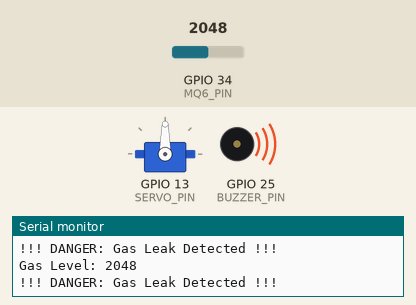
A sketch run on a simulated ESP32. Parts: servo, buzzer (waves = sounding, pin HIGH), the last lines printed to the serial monitor. Inputs (shaded band) come from the test bench; at power-on: GPIO 34 (MQ6_PIN) = 2048.

Above: at 1.25 s.
1.3 s: GPIO 34 (MQ6_PIN) set to 1560
4.3 s: GPIO 34 (MQ6_PIN) set to 1431
At 5.6 s:
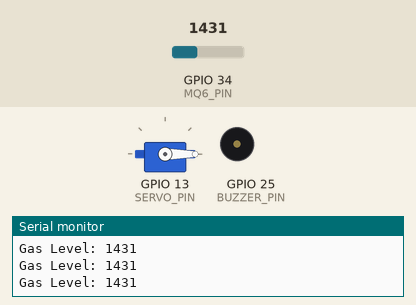
5.9 s: GPIO 34 (MQ6_PIN) set to 1540
At 6.25 s:
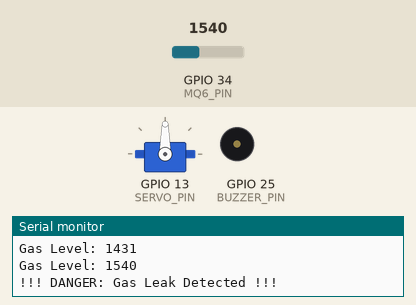
8.9 s: GPIO 34 (MQ6_PIN) set to 1460
At 9.06 s:
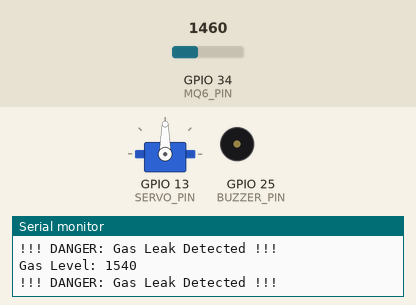
Timing chart, 0 to 11.7 s (numbered marks = the images above; inputs shaded):
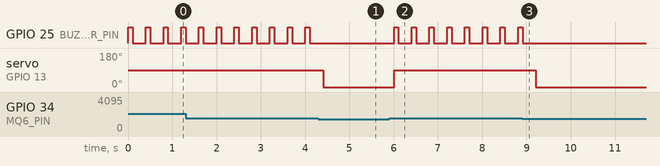

The sketch:

SmartGasSafetySystem.ino
```cpp
#include <ESP32Servo.h>

// Pin Definitions
#define MQ6_PIN 34
#define BUZZER_PIN 25
#define SERVO_PIN 13

// Threshold for gas detection
// ESP32 ADC resolution is 12-bit (0-4095)
const int GAS_THRESHOLD = 1500;

Servo gasValveServo;

void setup() {
  // Serial monitor for debugging
  Serial.begin(115200);

  // Initialize Pins
  pinMode(MQ6_PIN, INPUT);
  pinMode(BUZZER_PIN, OUTPUT);

  // Initialize Servo
  gasValveServo.setPeriodHertz(50);    // Standard 50hz servo
  gasValveServo.attach(SERVO_PIN, 500, 2400);

  // Set valve to 'Open' position on startup
  gasValveServo.write(0);

  Serial.println("Gas Detection System Active...");
  digitalWrite(BUZZER_PIN, LOW);
}

void loop() {
  // Read the analog value from MQ-6
  int gasValue = analogRead(MQ6_PIN);

  // Print value to Serial Plotter/Monitor
  Serial.print("Gas Level: ");
  Serial.println(gasValue);

  if (gasValue > GAS_THRESHOLD) {
    // ALERT STATE
    Serial.println("!!! DANGER: Gas Leak Detected !!!");

    // Close the valve
    gasValveServo.write(90);

    // Pulse the buzzer for a siren effect
    digitalWrite(BUZZER_PIN, HIGH);
    delay(100);
    digitalWrite(BUZZER_PIN, LOW);
    delay(100);
  } else {
    // SAFE STATE
    digitalWrite(BUZZER_PIN, LOW);

    // Ensure valve is open
    gasValveServo.write(0);
  }

  delay(200); // Small delay for stability
}
```

Measured:
- the behaviour switches between 1501 and 1500 on GPIO 34 (MQ6_PIN) (found by bisection; images 0 and 1)
- after the input at 4.3 s, GPIO 25 (BUZZER_PIN): stops changing and stays LOW; servo on GPIO 13 (SERVO_PIN): 90° → 0° after 0.11 s
- after the input at 5.9 s, GPIO 25 (BUZZER_PIN): alternates HIGH for 0.10 s and LOW for 0.30 s, starting after 0.11 s; servo on GPIO 13 (SERVO_PIN): 0° → 90° after 0.11 s
- after the input at 8.9 s, GPIO 25 (BUZZER_PIN): goes on until 8.9 s, then stays LOW; servo on GPIO 13 (SERVO_PIN): 90° → 0° after 0.31 s
- by itself, GPIO 25 (BUZZER_PIN): alternates HIGH for 0.10 s and LOW for 0.30 s
